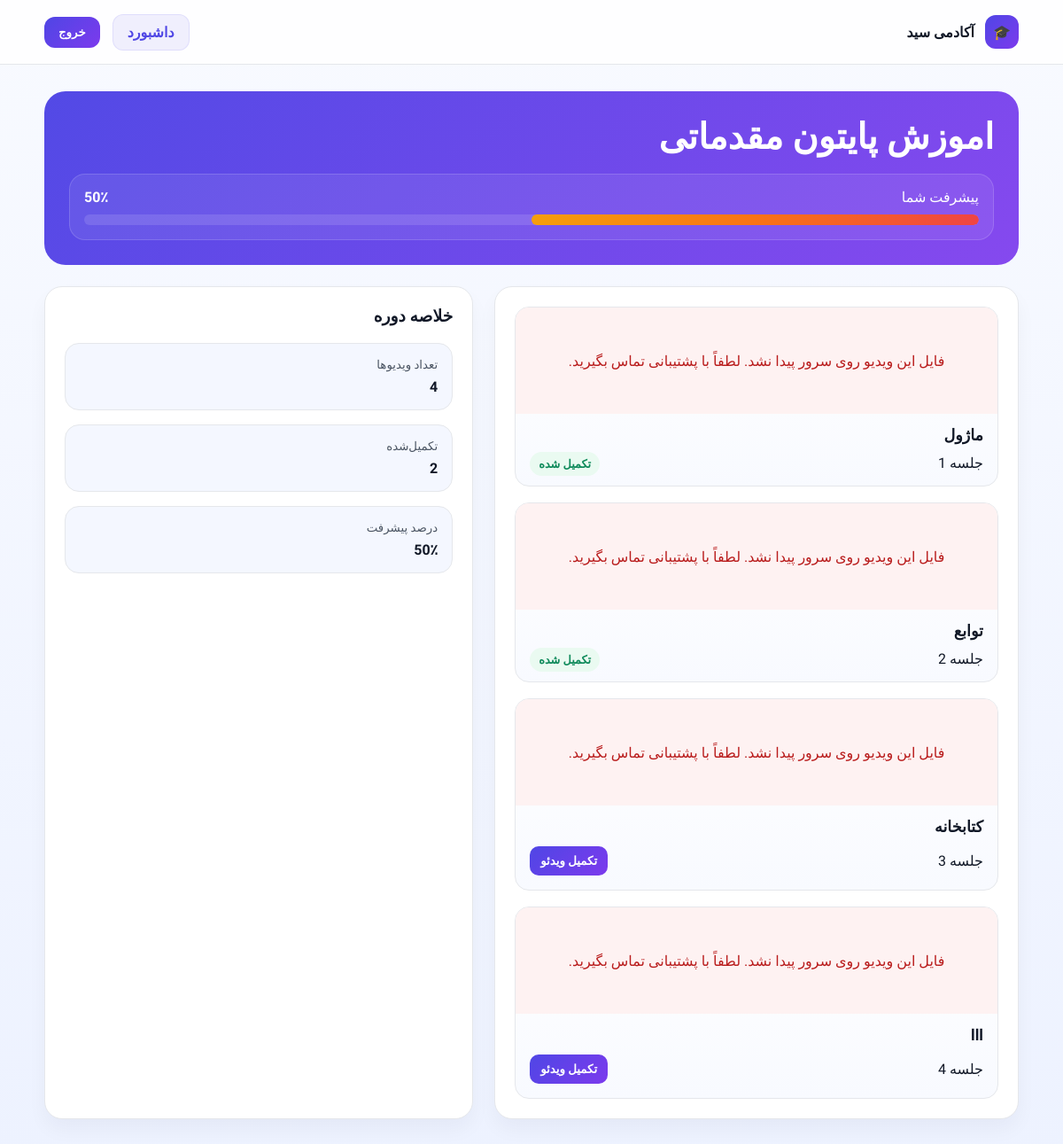
The page /course/3/ (signed in) on the database its author committed.
### main/models.py (models this page shows, shortened)
class Course(models.Model):
    title = models.CharField(max_length=200)
    description = models.TextField(blank=True)
    is_active = models.BooleanField(default=True)
    created_at = models.DateTimeField(auto_now_add=True)
    class Meta:
        ordering = ["-created_at"]

class CourseVideo(models.Model):
    course = models.ForeignKey(Course, related_name="videos", on_delete=models.CASCADE)
    title = models.CharField(max_length=200)
    video_url = models.URLField(blank=True, null=True)
    video_file = models.FileField(upload_to="course_videos/", blank=True, null=True)
    duration_seconds = models.PositiveIntegerField(default=0, verbose_name="مدت زمان (ثانیه)")
    order = models.PositiveIntegerField(default=0)
    created_at = models.DateTimeField(auto_now_add=True)
    class Meta:
        ordering = ["order", "id"]
    @property
    def has_local_file(self):
        return bool(self.video_file and self.video_file.name)
    @property
    def local_file_available(self):
        return self.has_local_file and self.video_file.storage.exists(self.video_file.name)

### main/views.py (the view, shortened to what this page needs)
# urls.py: path("course/<int:course_id>/", course_detail, name="course_detail"),
@login_required(login_url="/login/")
def course_detail(request, course_id):
    course = get_object_or_404(Course, id=course_id, is_active=True)
    progress_obj, _ = UserCourseProgress.objects.get_or_create(user=request.user, course=course)
    return render(request, "main/course_detail.html", {
        "course": course,
        "progress": progress_obj.progress_percent(),
        "completed_videos": progress_obj.completed_videos.all(),
        "videos": course.videos.all(),
    })

### main/models.py (called while the page is built)
    def progress_percent(self):
        total = self.course.videos.count()
        if total == 0:
            return 0
        completed = self.completed_videos.count()
        return int((completed / total) * 100)

### main/templates/main/course_detail.html (shortened to what this page needs)
<!DOCTYPE html>
<html lang="fa" dir="rtl">
  <head>
  </head>
  <body>
    <header class="topbar">
      <div class="container topbar-inner">
        <div class="brand">
          <div class="brand-mark">🎓</div>
          <span>آکادمی سید</span>
        </div>
        <div class="nav">
          <a href="{% url 'dashboard' %}" class="btn btn-light">داشبورد</a>
          <form method="post" action="{% url 'logout' %}">
            <button type="submit" class="btn btn-primary">خروج</button>
          </form>
        </div>
      </div>
    </header>
    <main class="page">
      <div class="container">
        <section class="course-header">
          <h1>{{ course.title }}</h1>
          <div class="progress-wrap">
            <div class="progress-label">
              <span>پیشرفت شما</span>
              <strong>{{ progress }}٪</strong>
            </div>
            <div class="progress-bar"><span></span></div>
          </div>
        </section>
        <section class="layout">
          <div class="panel">
            <div class="video-list">
              {% for video in videos %}
                <div class="video-item">
                  {% if video.local_file_available %}
                    <video class="tracked-video" data-video-id="{{ video.id }}" controls preload="metadata" style="width:100%; height:260px; background:#0f172a; display:block;">
                      <source src="{% url 'video_stream' video.id %}" type="video/mp4" />
                      مرورگر شما از نمایش ویدیو پشتیبانی نمی‌کند.
                    </video>
                  {% elif video.has_local_file %}
                    <div class="video-unavailable" role="status">فایل این ویدیو روی سرور پیدا نشد. لطفاً با پشتیبانی تماس بگیرید.</div>
                  {% else %}
                    <iframe src="{{ video.embed_url }}" title="{{ video.title }}" allow="accelerometer; autoplay; clipboard-write; encrypted-media; gyroscope; picture-in-picture; web-share" allowfullscreen></iframe>
                  {% endif %}
                  <div class="video-info">
                    <h3>{{ video.title }}</h3>
                    <div class="video-actions">
                      <span>جلسه {{ forloop.counter }}</span>
                      <form class="completion-form" method="post">
                        {% if video in completed_videos %}
                          <span class="done-badge">تکمیل شده</span>
                        {% else %}
                          <button type="submit">تکمیل ویدئو</button>
                        {% endif %}
                      </form>
                    </div>
                  </div>
                </div>
              {% empty %}
                <div class="summary-card">هنوز ویدیویی برای این دوره ثبت نشده است.</div>
              {% endfor %}
            </div>
          </div>
          <aside class="panel">
            <h3 style="margin-top:0;">خلاصه دوره</h3>
            <div class="summary">
              <div class="summary-card">
                <small>تعداد ویدیوها</small>
                <strong>{{ videos|length }}</strong>
              </div>
              <div class="summary-card">
                <small>تکمیل‌شده</small>
                <strong>{{ completed_videos|length }}</strong>
              </div>
              <div class="summary-card">
                <small>درصد پیشرفت</small>
                <strong>{{ progress }}٪</strong>
              </div>
            </div>
          </aside>
        </section>
      </div>
    </main>
  </body>
</html>

### rows shown on the page
Course: title "اموزش پایتون مقدماتی"
CourseVideo: shows "فایل این ویدیو روی سرور پیدا نشد. لطفاً با پشتیبانی تماس بگیرید.", title "ماژول", shows "تکمیل شده"
CourseVideo: shows "فایل این ویدیو روی سرور پیدا نشد. لطفاً با پشتیبانی تماس بگیرید.", title "توابع", shows "تکمیل شده"
CourseVideo: shows "فایل این ویدیو روی سرور پیدا نشد. لطفاً با پشتیبانی تماس بگیرید.", title "کتابخانه", shows "تکمیل ویدئو"
CourseVideo: shows "فایل این ویدیو روی سرور پیدا نشد. لطفاً با پشتیبانی تماس بگیرید.", title "lll", shows "تکمیل ویدئو"

### other values the page prints
{{ progress }} "50"
{{ videos|length }} "4"
{{ completed_videos|length }} "2"
